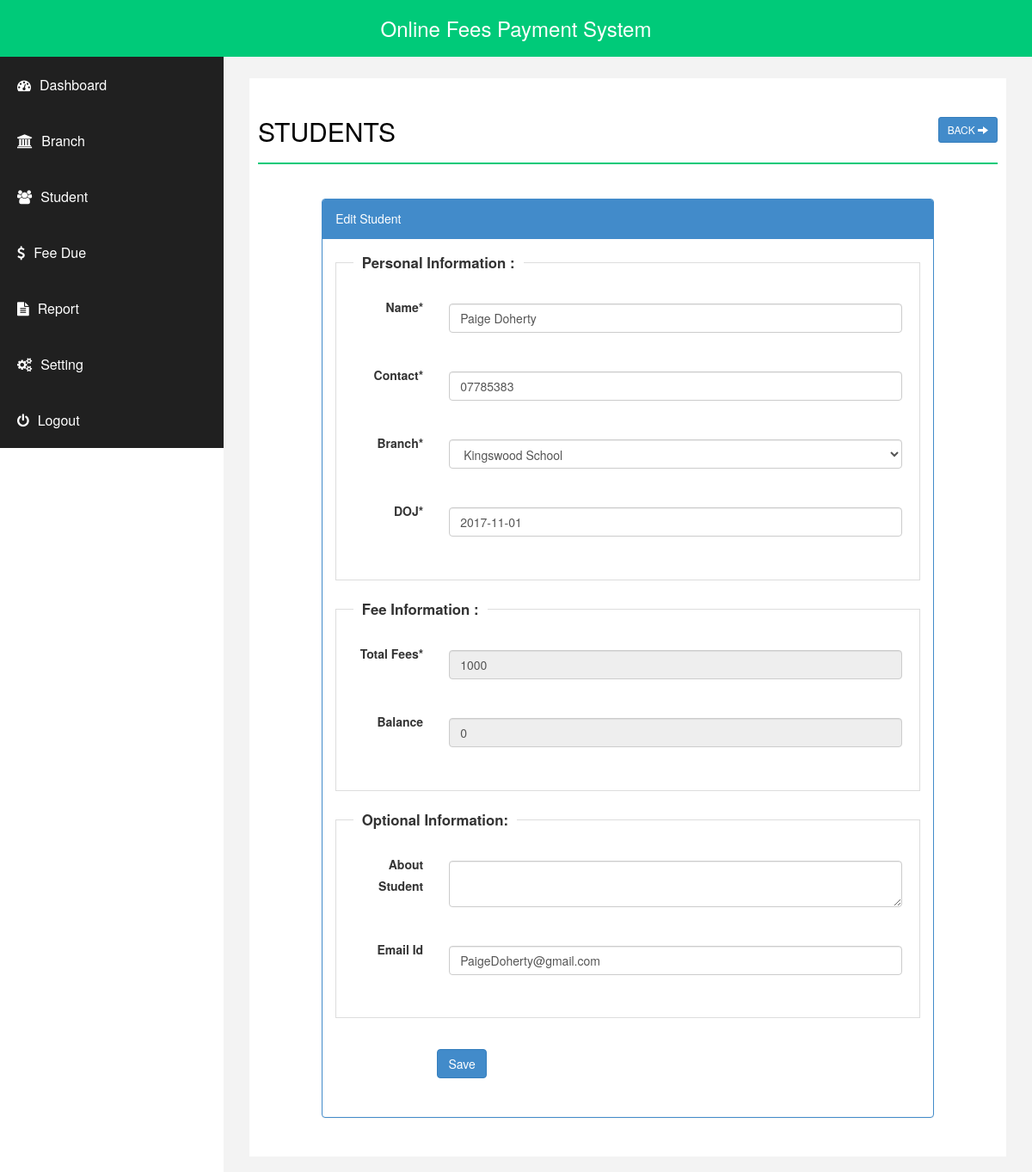
The page /student.php?action=edit&id=1 (signed in) on the database its author committed.
### tables this page shows
CREATE TABLE `student` (
  `id` int(255) NOT NULL,
  `emailid` varchar(255) NOT NULL,
  `sname` varchar(255) NOT NULL,
  `joindate` datetime NOT NULL,
  `contact` varchar(255) NOT NULL,
  `fees` int(255) NOT NULL,
  `branch` varchar(255) NOT NULL,
  `balance` int(255) NOT NULL,
  `delete_status` enum('0','1') NOT NULL DEFAULT '0',
  `about` varchar(20) NOT NULL
);

CREATE TABLE `branch` (
  `id` int(255) NOT NULL,
  `branch` varchar(255) NOT NULL,
  `address` text NOT NULL,
  `delete_status` enum('0','1') NOT NULL DEFAULT '0'
);

### student.php (the view, shortened to what this page needs)
<?php
include("php/dbconnect.php");
$emailid='';
$sname='';
$joindate = '';
$contact='';
$balance = 0;
$fees='';
$about = '';
$branch='';
$action = "add";
if(isset($_GET['action']) && $_GET['action']=="edit" ){
$id = isset($_GET['id'])?mysqli_real_escape_string($conn,$_GET['id']):'';
$sqlEdit = $conn->query("SELECT * FROM student WHERE id='".$id."'");
if($sqlEdit->num_rows)
{
$rowsEdit = $sqlEdit->fetch_assoc();
extract($rowsEdit);
$action = "update";
}else
{
$_GET['action']="";
}
}
?>
<!DOCTYPE html>
<html xmlns="http://www.w3.org/1999/xhtml">
<head>
    <link href="css/bootstrap.css" rel="stylesheet" />
    <link href="css/font-awesome.css" rel="stylesheet" />
    <link href="css/basic.css" rel="stylesheet" />
    <link href="css/custom.css" rel="stylesheet" />
	<link href="css/ui.css" rel="stylesheet" />
	<link href="css/datepicker.css" rel="stylesheet" />
</head>
<?php
include("php/header.php");
?>
        <div id="page-wrapper">
            <div id="page-inner">
                <div class="row">
                    <div class="col-md-12">
                        <h1 class="page-head-line">Students
						<?php
						echo (isset($_GET['action']) && @$_GET['action']=="add" || @$_GET['action']=="edit")?
						' <a href="student.php" class="btn btn-primary btn-sm pull-right">Back <i class="glyphicon glyphicon-arrow-right"></i></a>':'<a href="student.php?action=add" class="btn btn-primary btn-sm pull-right"><i class="glyphicon glyphicon-plus"></i> Add </a>';
						?>
						</h1>
                    </div>
                </div>
        <?php
		 if(isset($_GET['action']) && @$_GET['action']=="add" || @$_GET['action']=="edit")
		 {
		?>
                <div class="row">
                    <div class="col-sm-10 col-sm-offset-1">
               <div class="panel panel-primary">
                        <div class="panel-heading">
                           <?php echo ($action=="add")? "Add Student": "Edit Student"; ?>
                        </div>
						<form action="student.php" method="post" id="signupForm1" class="form-horizontal">
                        <div class="panel-body">
						<fieldset class="scheduler-border" >
						 <legend  class="scheduler-border">Personal Information : </legend>
						<div class="form-group">
								<label class="col-sm-2 control-label" for="Old">Name* </label>
								<div class="col-sm-10">
									<input type="text" class="form-control" id="sname" name="sname" value="<?php echo $sname;?>"  />
								</div>
							</div>
						<div class="form-group">
								<label class="col-sm-2 control-label" for="Old">Contact* </label>
								<div class="col-sm-10">
									<input type="text" class="form-control" id="contact" name="contact" value="<?php echo $contact;?>" maxlength="10" />
								</div>
							</div>
						<div class="form-group">
								<label class="col-sm-2 control-label" for="Old">Branch* </label>
								<div class="col-sm-10">
									<select  class="form-control" id="branch" name="branch" >
                                    <?php
									$sql = "select * from branch where delete_status='0' order by branch.branch asc";
									$q = $conn->query($sql);
									while($r = $q->fetch_assoc())
									{
									echo '<option value="'.$r['id'].'"  '.(($branch==$r['id'])?'selected="selected"':'').'>'.$r['branch'].'</option>';
									}
									?>
									</select>
								</div>
						</div>
						<div class="form-group">
								<label class="col-sm-2 control-label" for="Old">DOJ* </label>
								<div class="col-sm-10">
									<input type="text" class="form-control" id="joindate" name="joindate" value="<?php echo  ($joindate!='')?date("Y-m-d", strtotime($joindate)):'';?>" style="background-color: #fff;" readonly />
								</div>
							</div>
						 </fieldset>
							<fieldset class="scheduler-border" >
						 <legend  class="scheduler-border">Fee Information : </legend>
						<div class="form-group">
								<label class="col-sm-2 control-label" for="Old">Total Fees* </label>
								<div class="col-sm-10">
									<input type="text" class="form-control" id="fees" name="fees" value="<?php echo $fees;?>" <?php echo ($action=="update")?"disabled":""; ?>  />
								</div>
						</div>
						<div class="form-group">
								<label class="col-sm-2 control-label" for="Old">Balance </label>
								<div class="col-sm-10">
									<input type="text" class="form-control"  id="balance" name="balance" value="<?php echo $balance;?>" disabled />
								</div>
						</div>
							</fieldset>
							 <fieldset class="scheduler-border" >
						 <legend  class="scheduler-border">Optional Information:</legend>
							<div class="form-group">
								<label class="col-sm-2 control-label" for="Password">About Student </label>
								<div class="col-sm-10">
	                        <textarea class="form-control" id="about" name="about"><?php echo $about;?></textarea >
								</div>
							</div>
							<div class="form-group">
								<label class="col-sm-2 control-label" for="Old">Email Id </label>
								<div class="col-sm-10">
									<input type="text" class="form-control" id="emailid" name="emailid" value="<?php echo $emailid;?>"  />
								</div>
						    </div>
							</fieldset>
						<div class="form-group">
								<div class="col-sm-8 col-sm-offset-2">
									<button type="submit" name="save" class="btn btn-primary">Save </button>
								</div>
							</div>
                         </div>
							</form>
                        </div>
                            </div>
                </div>
		<?php
		}
		?>
            </div>
        </div>
    </div>
</body>
</html>

### css/basic.css (style rules this page uses)
body { font-family:"Helvetica Neue", Helvetica, Arial, sans-serif; line-height:25px; }
#page-wrapper, .page-wrapper-student { padding: 15px 15px; background: #F3F3F3; }
#page-inner { width: 100%; margin: 10px 20px 10px 0px; background-color: #fff!important; padding: 10px; }
.page-head-line { font-size: 30px; text-transform: uppercase; color: #000; font-weight: 500; padding-bottom: 20px; border-bottom: 2px solid #00CA79; margin-bottom: 10px; }
@media (min-width:768px) { #page-wrapper { margin: 0 0 0 260px; padding: 15px 30px; } }

### css/custom.css (style rules this page uses)
fieldset.scheduler-border { border: 1px groove #ddd !important; padding: 0 1.4em 1.4em 1.4em !important; margin: 0 0 1.5em 0 !important; -webkit-box-shadow: 0px 0px 0px 0px #000 ; box-shadow: 0px 0px 0px 0px #000 ; }
legend.scheduler-border { font-size: 1.2em !important; font-weight: bold !important; text-align: left !important; width:auto; padding:0 10px; border-bottom:none; }

### rows shown on the page
student: sname "Paige Doherty", contact "07785383", branch "Kingswood School", joindate "2017-11-01", fees "1000", balance "0", emailid "PaigeDoherty@gmail.com"
